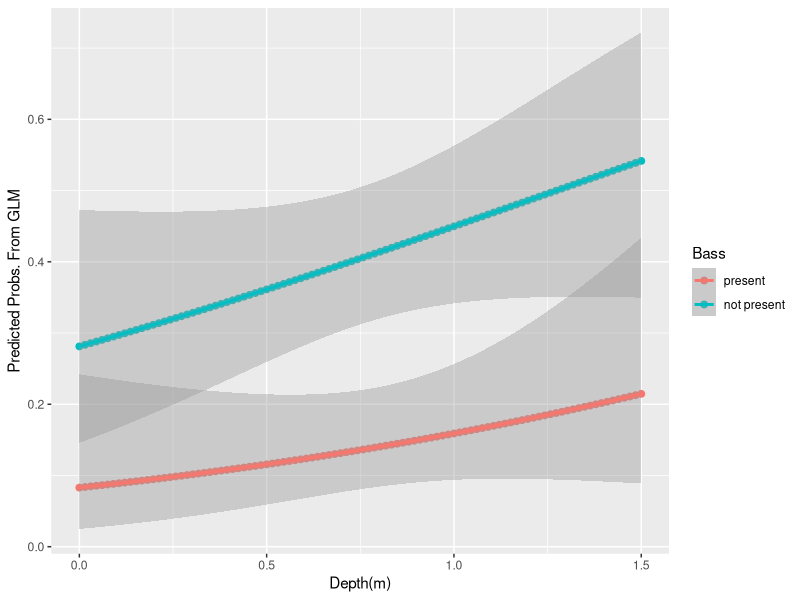
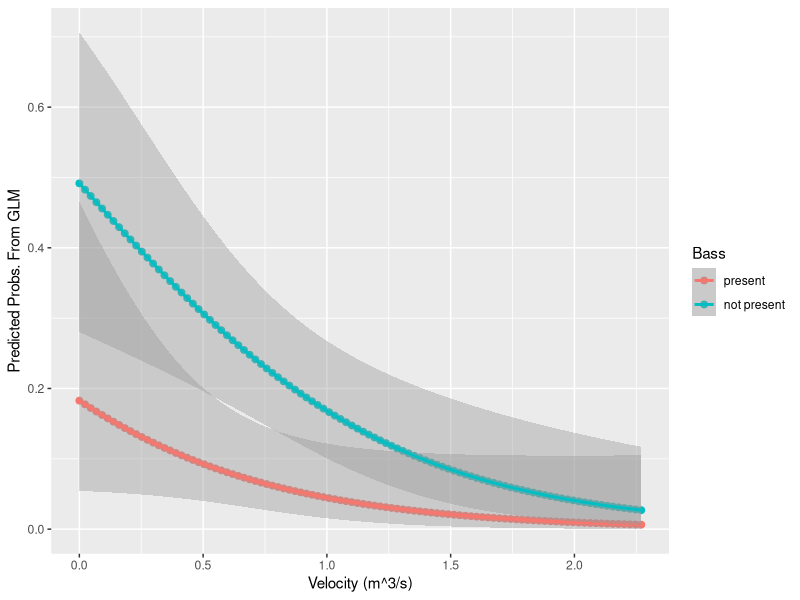
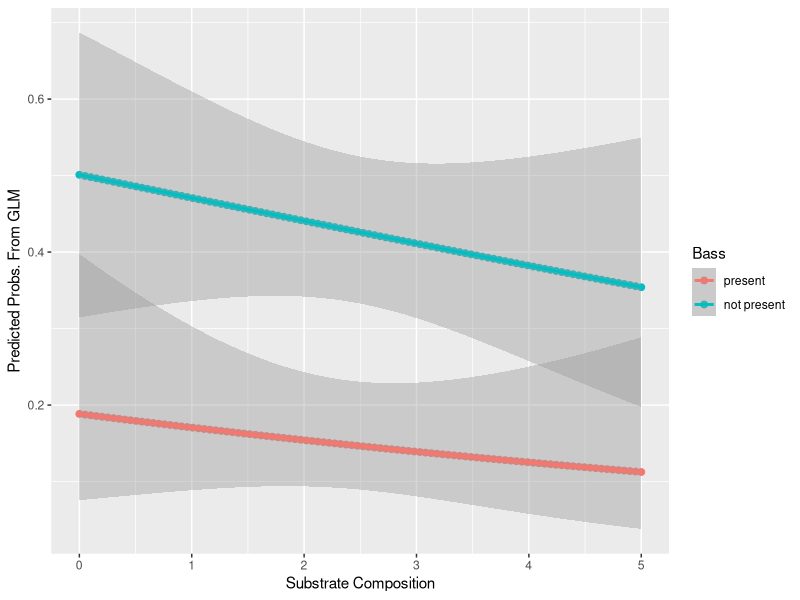
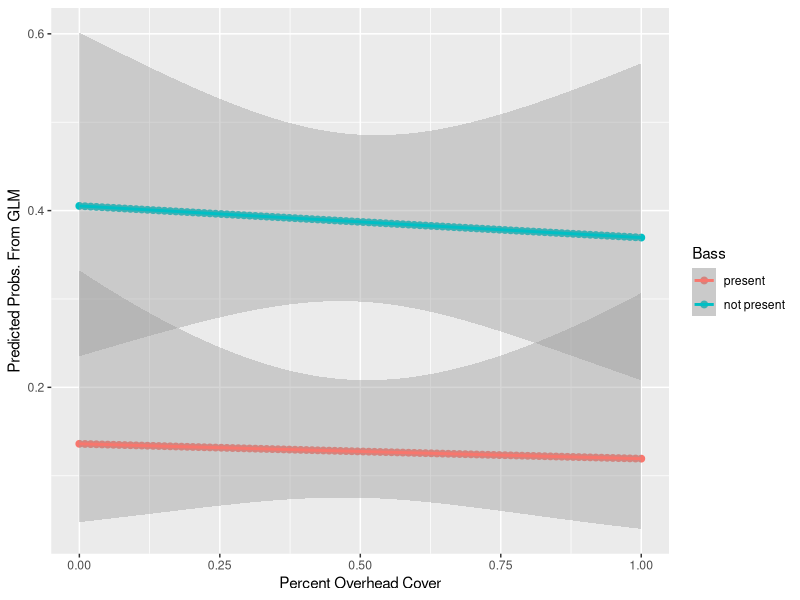
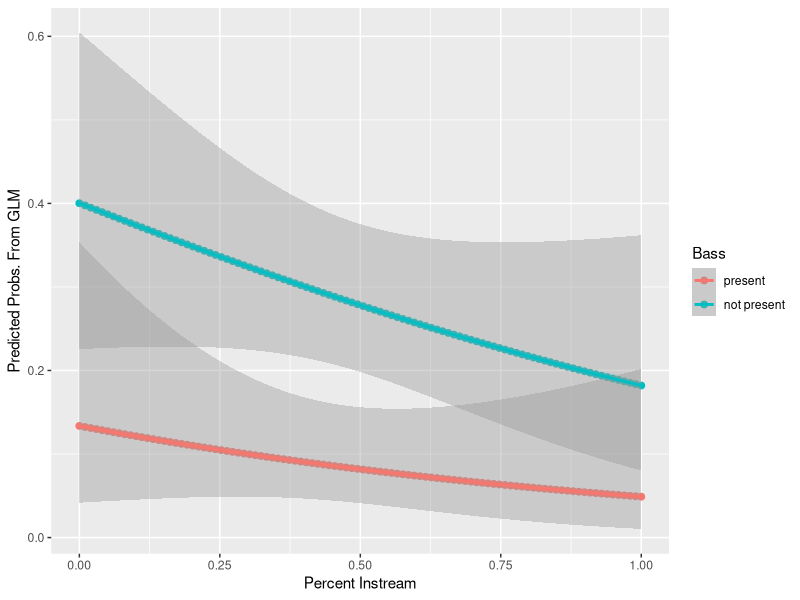
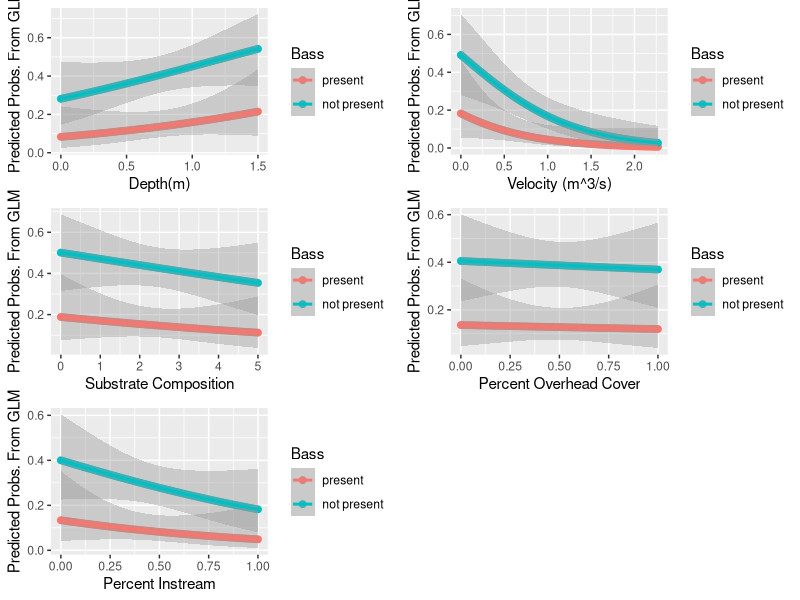

Generate these figures, in order, with R:
# Christopher Jenney
# Fossil Creek Data Analysis
#2021-05-08

# Logistic Regression with all variables included. 
dir.create("LOGIT_5_9")

data <- read.csv("FishAboveandBelow.csv")
data$Above <- factor(data$Above)
data$Location <-factor(data$Location)
data$Velo <- abs(data$Velo)
data$InstreamCover <- data$InstreamCover/100
library(ggplot2)
library(dplyr)
#Roundtail Chub
#Make a dataset of just RTC
Roundtail <- data %>% 
  filter(RoundtailChub == 1) %>% 
  select(Location, Above, Depth, Velo, Substrate, PercentCover, InstreamCover, MacroHab, RoundtailChub)
#make an available dataset
available<-data %>% 
  filter(Species == "Available") %>% 
  select(Location, Above, Depth, Velo, Substrate, PercentCover, InstreamCover, MacroHab, RoundtailChub)
available<-na.omit(available)

#combine the two datasets
Roundtail.data <- rbind(Roundtail, available)
na.omit(Roundtail.data)
#Run the GLM with the full model
RTC_GLM <- glm(RoundtailChub ~ Depth + Velo + Substrate + PercentCover + InstreamCover + MacroHab + Above
               + Above*Depth + Above*Velo + Above*Substrate + Above*PercentCover + Above*InstreamCover +
                 Above*MacroHab, family = "binomial", data = Roundtail.data)
summary(RTC_GLM)
confint(RTC_GLM)


RTC_GLM <- glm(RoundtailChub ~ Depth + Velo + Substrate + PercentCover + InstreamCover + Above
               , family = "binomial", data = Roundtail.data)

# Create a GLM Prediction Figure
Cov1_pred_data_1 <- expand.grid(Depth= seq(min(Roundtail.data$Depth),max(Roundtail.data$Depth),length.out=100),
                              
                              Above=c(0,1))

Cov1_pred_data_1$Above<-factor(Cov1_pred_data_1$Above)

Cov1_pred_data_1$Velo <- mean(Roundtail.data$Velo)

Cov1_pred_data_1$Substrate <- mean(Roundtail.data$Substrate)

Cov1_pred_data_1$PercentCover <- mean(Roundtail.data$PercentCover)

Cov1_pred_data_1$InstreamCover <- mean(Roundtail.data$InstreamCover)


Preds_Cov1_1 <- predict(RTC_GLM, newdata=Cov1_pred_data_1,
                      
                      type='link',se.fit=T) # To get the SE’s on the link scale

Cov1_pred_data_1$Pred <-plogis(Preds_Cov1_1$fit)

Cov1_pred_data_1$LCI <- plogis(Preds_Cov1_1$fit-1.96*Preds_Cov1_1$se) # Not sure if “se” is where the SE’s are in Preds_Cov1

Cov1_pred_data_1$UCI <- plogis(Preds_Cov1_1$fit+1.96*Preds_Cov1_1$se)

Cov1_pred_data_1$Covariate <- "Depth"


plt <- ggplot(Cov1_pred_data_1, aes(Cov1_pred_data_1$Depth, Cov1_pred_data_1$Pred, col = Cov1_pred_data_1$Above)) + 
  geom_point(size = 2) + 
  geom_smooth(method = "glm", se = T, 
              method.args = list(family = "binomial"))
plot_depth <- plt + xlab("Depth(m)") + ylab("Predicted Probs. From GLM") + scale_color_discrete(name = "Bass", labels = c("present", "not present"))

plot_depth       


## RTC Flow Velocity
#
#
#

RTC_GLM <- glm(RoundtailChub ~ Depth + Velo + Substrate + PercentCover + InstreamCover + Above
               , family = "binomial", data = Roundtail.data)

# Create a GLM Prediction Figure
Cov1_pred_data_2 <- expand.grid(Velo= seq(min(Roundtail.data$Velo),max(Roundtail.data$Velo),length.out=100),
                              
                              Above=c(0,1))

Cov1_pred_data_2$Above<-factor(Cov1_pred_data_2$Above)

Cov1_pred_data_2$Depth <- mean(Roundtail.data$Depth)

Cov1_pred_data_2$Substrate <- mean(Roundtail.data$Substrate)

Cov1_pred_data_2$PercentCover <- mean(Roundtail.data$PercentCover)

Cov1_pred_data_2$InstreamCover <- mean(Roundtail.data$InstreamCover)


Preds_Cov1_2 <- predict(RTC_GLM, newdata=Cov1_pred_data_2,
                      
                      type='link',se.fit=T) # To get the SE’s on the link scale

Cov1_pred_data_2$Pred <-plogis(Preds_Cov1_2$fit)

Cov1_pred_data_2$LCI <- plogis(Preds_Cov1_2$fit-1.96*Preds_Cov1_2$se) # Not sure if “se” is where the SE’s are in Preds_Cov1

Cov1_pred_data_2$UCI <- plogis(Preds_Cov1_2$fit+1.96*Preds_Cov1_2$se)

Cov1_pred_data_2$Covariate <- "Velo"


plt_velo <- ggplot(Cov1_pred_data_2, aes(Cov1_pred_data_2$Velo, Cov1_pred_data_2$Pred, col = Cov1_pred_data_2$Above)) + 
  geom_point(size = 2) + 
  geom_smooth(method = "glm", se = T, 
              method.args = list(family = "binomial"))
plot_velo <- plt_velo + scale_color_discrete(name = "Bass", labels = c("present", "not present")) +
  xlab("Velocity (m^3/s)") + ylab("Predicted Probs. From GLM")
plot_velo
#
#
###Substrate
RTC_GLM <- glm(RoundtailChub ~ Depth + Velo + Substrate + PercentCover + InstreamCover + Above
               , family = "binomial", data = Roundtail.data)

# Create a GLM Prediction Figure
Cov1_pred_data_3 <- expand.grid(Substrate= seq(min(Roundtail.data$Substrate),max(Roundtail.data$Substrate),length.out=100),
                              
                              Above=c(0,1))

Cov1_pred_data_3$Above<-factor(Cov1_pred_data_3$Above)

Cov1_pred_data_3$Depth <- mean(Roundtail.data$Depth)

Cov1_pred_data_3$Velo <- mean(Roundtail.data$Velo)

Cov1_pred_data_3$PercentCover <- mean(Roundtail.data$PercentCover)

Cov1_pred_data_3$InstreamCover <- mean(Roundtail.data$InstreamCover)


Preds_Cov1_3 <- predict(RTC_GLM, newdata=Cov1_pred_data_3,
                      
                      type='link',se.fit=T) # To get the SE’s on the link scale

Cov1_pred_data_3$Pred <-plogis(Preds_Cov1_3$fit)

Cov1_pred_data_3$LCI <- plogis(Preds_Cov1_3$fit-1.96*Preds_Cov1_3$se) # Not sure if “se” is where the SE’s are in Preds_Cov1

Cov1_pred_data_3$UCI <- plogis(Preds_Cov1_3$fit+1.96*Preds_Cov1_3$se)

Cov1_pred_data_3$Covariate <- "Substrate"


plt_sub <- ggplot(Cov1_pred_data_3, aes(Cov1_pred_data_3$Substrate, Cov1_pred_data_3$Pred, col = Cov1_pred_data_3$Above)) + 
  geom_point(size = 2) + 
  geom_smooth(method = "glm", se = T, 
              method.args = list(family = "binomial"))
plot_sub <- plt_sub  + scale_color_discrete(name = "Bass", labels = c("present", "not present"))+
  xlab("Substrate Composition") + ylab("Predicted Probs. From GLM")
plot_sub
###
## Percent Overhead Cover
RTC_GLM <- glm(RoundtailChub ~ Depth + Velo + Substrate + PercentCover + InstreamCover + Above
               , family = "binomial", data = Roundtail.data)

# Create a GLM Prediction Figure
Cov1_pred_data_4 <- expand.grid(PercentCover= seq(min(Roundtail.data$PercentCover),max(Roundtail.data$PercentCover),length.out=100),
                              
                              Above=c(0,1))

Cov1_pred_data_4$Above<-factor(Cov1_pred_data_4$Above)

Cov1_pred_data_4$Depth <- mean(Roundtail.data$Depth)

Cov1_pred_data_4$Velo <- mean(Roundtail.data$Velo)

Cov1_pred_data_4$Substrate <- mean(Roundtail.data$Substrate)

Cov1_pred_data_4$InstreamCover <- mean(Roundtail.data$InstreamCover)


Preds_Cov1_4 <- predict(RTC_GLM, newdata=Cov1_pred_data_4,
                      
                      type='link',se.fit=T) # To get the SE’s on the link scale

Cov1_pred_data_4$Pred <-plogis(Preds_Cov1_4$fit)

Cov1_pred_data_4$LCI <- plogis(Preds_Cov1_4$fit-1.96*Preds_Cov1_4$se) # Not sure if “se” is where the SE’s are in Preds_Cov1

Cov1_pred_data_4$UCI <- plogis(Preds_Cov1_4$fit+1.96*Preds_Cov1_4$se)

Cov1_pred_data_4$Covariate <- "Percent Cover"


plt_cover <- ggplot(Cov1_pred_data_4, aes(Cov1_pred_data_4$PercentCover, Cov1_pred_data_4$Pred, col = Cov1_pred_data_4$Above)) + 
  geom_point(size = 2) + 
  geom_smooth(method = "glm", se = T, 
              method.args = list(family = "binomial"))
plot_cover <- plt_cover + scale_color_discrete(name = "Bass", labels = c("present", "not present"))+
  xlab("Percent Overhead Cover") + ylab("Predicted Probs. From GLM")
plot_cover
###
#Plot Instream Cover
RTC_GLM <- glm(RoundtailChub ~ Depth + Velo + Substrate + PercentCover + InstreamCover + Above
               , family = "binomial", data = Roundtail.data)

# Create a GLM Prediction Figure
Cov1_pred_data_5 <- expand.grid(InstreamCover= seq(min(Roundtail.data$InstreamCover),max(Roundtail.data$InstreamCover),length.out=100),
                              
                              Above=c(0,1))

Cov1_pred_data_5$Above<-factor(Cov1_pred_data_5$Above)

Cov1_pred_data_5$Depth <- mean(Roundtail.data$Depth)

Cov1_pred_data_5$Velo <- mean(Roundtail.data$Velo)

Cov1_pred_data_5$Substrate <- mean(Roundtail.data$Substrate)

Cov1_pred_data_5$PercentCover <- mean(Roundtail.data$PercentCover)


Preds_Cov1_5 <- predict(RTC_GLM, newdata=Cov1_pred_data_5,
                      
                      type='link',se.fit=T) # To get the SE’s on the link scale

Cov1_pred_data_5$Pred <-plogis(Preds_Cov1_5$fit)

Cov1_pred_data_5$LCI <- plogis(Preds_Cov1_5$fit-1.96*Preds_Cov1_5$se) # Not sure if “se” is where the SE’s are in Preds_Cov1

Cov1_pred_data_5$UCI <- plogis(Preds_Cov1_5$fit+1.96*Preds_Cov1_5$se)

Cov1_pred_data_5$Covariate <- "Instream Cover"


plt_instreamcover <- ggplot(Cov1_pred_data_5, aes(Cov1_pred_data_5$InstreamCover, Cov1_pred_data_5$Pred, col = Cov1_pred_data_5$Above)) + 
  geom_point(size = 2) + 
  geom_smooth(method = "glm", se = T, 
              method.args = list(family = "binomial"))
Plot_Instream <- plt_instreamcover + scale_color_discrete(name = "Bass", labels = c("present", "not present"))+
  xlab("Percent Instream") + ylab("Predicted Probs. From GLM")
Plot_Instream

library(ggpubr)
Roundtail_Plots <- ggarrange(plot_depth, plot_velo, plot_sub, plot_cover,Plot_Instream,
                        nrow = 3, ncol = 2)
Roundtail_Plots

#sink the file into whereever the fuck i put it. 
sink(file = "LOGIT_5_9/RTC_GLM_FULL.txt")
summary(RTC_GLM)
confint(RTC_GLM)
sink()





